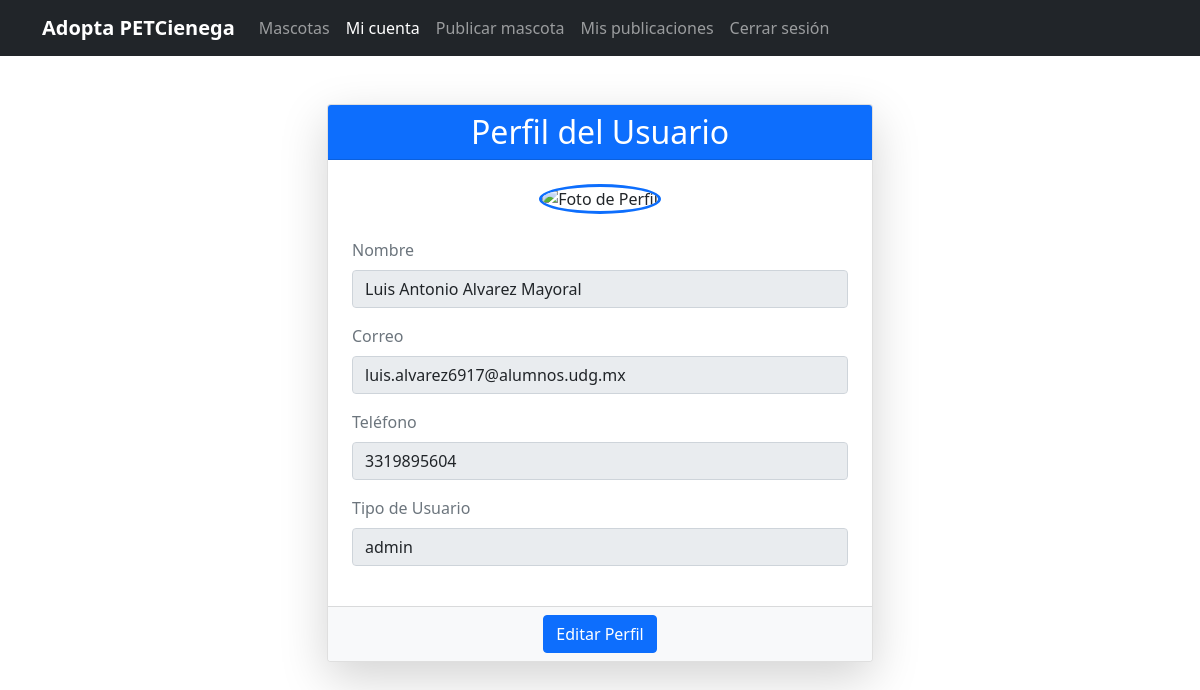
The app's page /adopta/MiCuenta.php (signed in), older data.
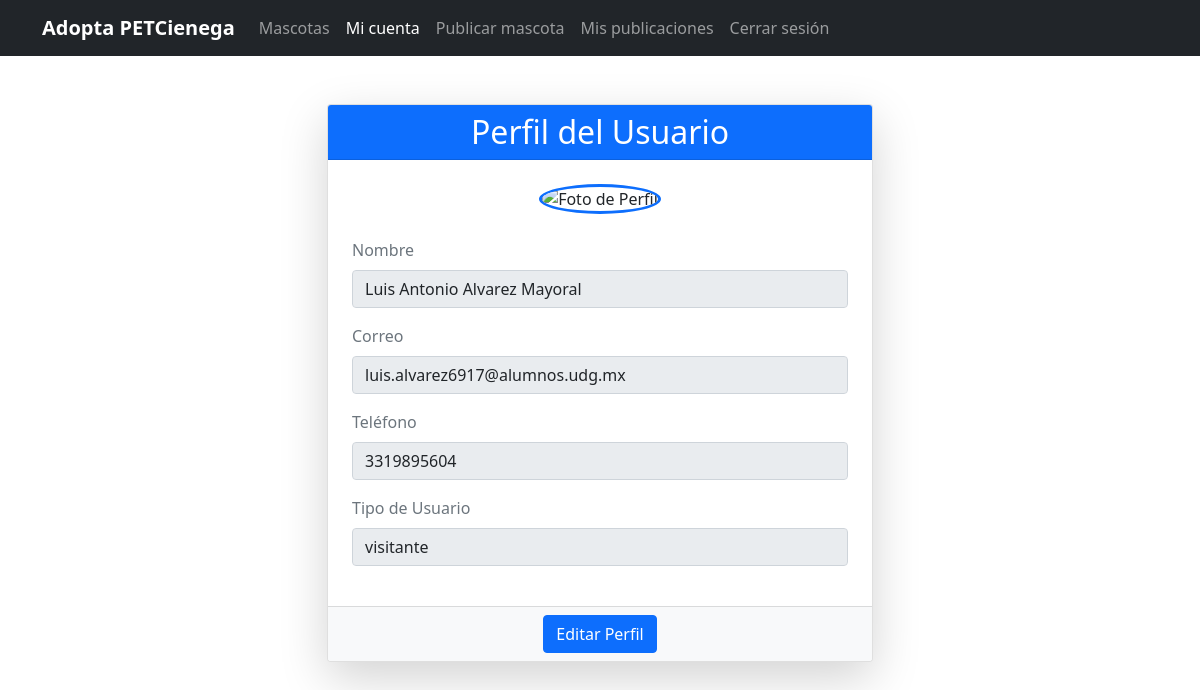
The same page, newer data.
### tables this page shows
CREATE TABLE IF NOT EXISTS `usuarios` (
  `id_usuario` int NOT NULL AUTO_INCREMENT,
  `username` varchar(30) NOT NULL,
  `nombre_completo` varchar(65) NOT NULL,
  `contraseña` varchar(32) NOT NULL,
  `correo` varchar(50) NOT NULL,
  `telefono` bigint NOT NULL,
  `fec_registro` timestamp NOT NULL DEFAULT CURRENT_TIMESTAMP,
  `tipo_usuario` int NOT NULL,
  PRIMARY KEY (`id_usuario`),
  KEY `tipo_usuario` (`tipo_usuario`)
);

CREATE TABLE IF NOT EXISTS `tipos_usuarios` (
  `id_tipo` int NOT NULL AUTO_INCREMENT,
  `descripcion` varchar(10) NOT NULL,
  PRIMARY KEY (`id_tipo`)
);

### adopta/MiCuenta.php (the view, shortened to what this page needs)
<?php
$conexion = obtenerConexion();
$id_usuario = $_SESSION['id_usuario'];
$sql = "SELECT nombre_completo,correo,telefono,tu.descripcion
from usuarios inner join tipos_usuarios as tu on
usuarios.tipo_usuario=tu.id_tipo where id_usuario=$id_usuario;";
$result = $conexion->query($sql);
$fila = $result->fetch_assoc();
$nombre_completo = $fila['nombre_completo'];
$correo = $fila['correo'];
$telefono = $fila['telefono'];
$descripcion = $fila['descripcion'];
?>
<!DOCTYPE html>
<html lang="en">
<head>
    <link href="../css/bootstrap.min.css" rel="stylesheet" />
</head>
<body>
    <header>
        <div class="navbar navbar-expand-lg navbar-dark bg-dark ">
            <div class="container">
                <a href="#" class="navbar-brand">
                    <strong>Adopta PETCienega</strong>
                </a>
                <div class="collapse navbar-collapse" id="navbarHeader">
                    <ul class="navbar-nav me-auto mb-2 mb-lg-0">
                        <li class="nav-item">
                            <a href="index.php" class="nav-link ">Mascotas</a>
                        </li>
                        <li class="nav-item">
                            <a href="MiCuenta.php" class="nav-link active">Mi cuenta</a>
                        </li>
                        <li class="nav-item">
                            <a href="PublicarMascota.php" class="nav-link">Publicar mascota</a>
                        </li>
                        <li class="nav-item">
                            <a href="MisPublicaciones.php" class="nav-link">Mis publicaciones</a>
                        </li>
                        <li class="nav-item">
                            <a href="../cerrar_sesion.php" class="nav-link">Cerrar sesión</a>
                        </li>
                    </ul>
                </div>
            </div>
        </div>
    </header>
    <main class="container mt-5 mb-5">
        <div class="row justify-content-center">
            <div class="col-md-8 col-lg-6">
                <div class="card shadow-lg rounded">
                    <div class="card-header text-center bg-primary text-white">
                        <h2 class="mb-0">Perfil del Usuario</h2>
                    </div>
                    <div class="card-body p-4">
                        <div class="text-center mb-4">
                            <img src="ruta_a_la_imagen_de_perfil.jpg" alt="Foto de Perfil" class="rounded-circle border border-3 border-primary" style="width: 120px; height: 120px;">
                        </div>
                        <form>
                            <div class="mb-3">
                                <label for="nombre_completo" class="form-label text-muted">Nombre</label>
                                <input type="text" id="nombre_completo" class="form-control" value="<?php echo $nombre_completo; ?>" readonly>
                            </div>
                            <div class="mb-3">
                                <label for="correo" class="form-label text-muted">Correo</label>
                                <input type="email" id="correo" class="form-control" value="<?php echo $correo; ?>" readonly>
                            </div>
                            <div class="mb-3">
                                <label for="telefono" class="form-label text-muted">Teléfono</label>
                                <input type="tel" id="telefono" class="form-control" value="<?php echo $telefono; ?>" readonly>
                            </div>
                            <div class="mb-3">
                                <label for="tipo_usuario" class="form-label text-muted">Tipo de Usuario</label>
                                <input type="text" id="tipo_usuario" class="form-control" value="<?php echo $descripcion; ?>" readonly>
                            </div>
                        </form>
                    </div>
                    <div class="card-footer text-center bg-light">
                        <a href="" class="btn btn-primary">Editar Perfil</a>
                    </div>
                </div>
            </div>
        </div>
    </main>
</body>
</html>

Row changes from the older to the newer data that the page shows:
changed usuarios "Luis Antonio Alvarez Mayoral": tipo_usuario.descripcion "admin" → "visitante"
